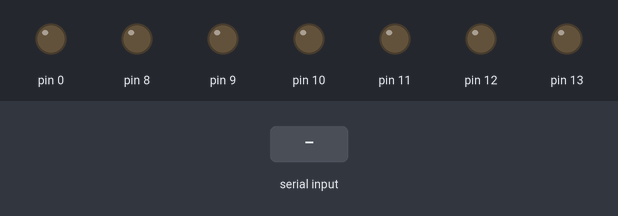
Bench run of a sketch on a simulated Arduino Uno, built for the host (arithmetic inside an expression is 32-bit, double 64-bit). Parts: output pins drawn as LEDs (lit = HIGH). The test bench sets the inputs (shaded band).

Above: at 1.2 s.
1.3 s: "6}" received over the second serial link
At 2.5 s:
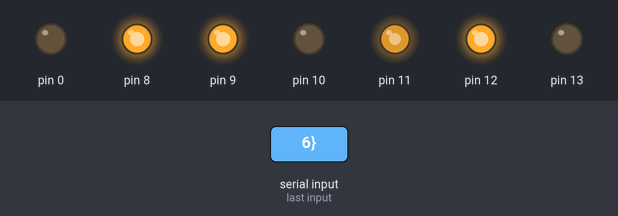
2.8 s: "s}" received over the second serial link
At 3.6 s:
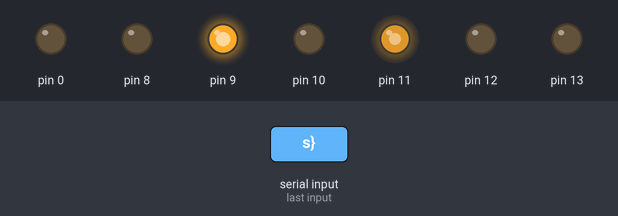
4.3 s: "3}" received over the second serial link
At 4.8 s:
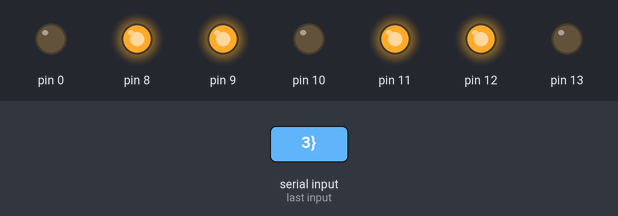
5.8 s: "8}" received over the second serial link
At 7.0 s:
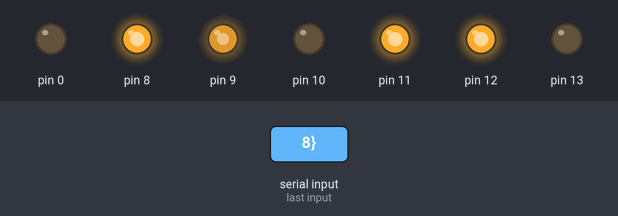
7.3 s: "7}" received over the second serial link
At 8.3 s:
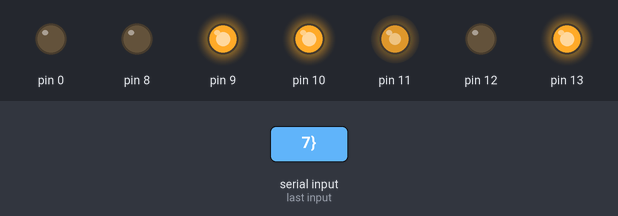
8.8 s: "4}" received over the second serial link
At 9.4 s:
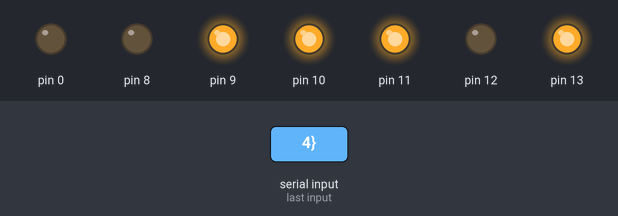
Timing chart, 0 to 11.3 s (numbered marks = the images above; inputs shaded):
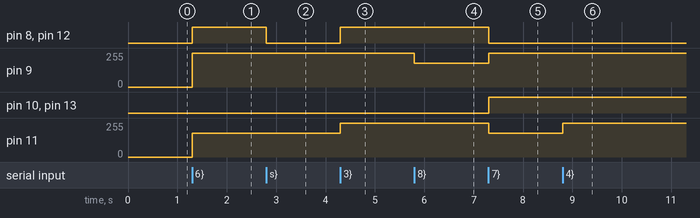

Measured:
- after the input at 1.3 s, pin 8, pin 12: LOW → HIGH at once; pin 9: 0/255 → 255/255 at once; pin 11: 0/255 → 180/255 at once
- after the input at 2.8 s, pin 8, pin 12: HIGH → LOW at once
- after the input at 4.3 s, pin 8, pin 12: LOW → HIGH at once; pin 11: 180/255 → 255/255 at once
- after the input at 5.8 s, pin 9: 255/255 → 180/255 at once
- after the input at 7.3 s, pin 8, pin 12: HIGH → LOW at once; pin 9: 180/255 → 255/255 at once; pin 10, pin 13: LOW → HIGH at once; pin 11: 255/255 → 180/255 at once
- after the input at 8.8 s, pin 11: 180/255 → 255/255 at once

The sketch:

Robot_BT.ino
```cpp
/*
 * Talos Electronics
 * Tgo. Rafael Lozano Rolon
 * Modificado por ultima vez 12 Diciembre 2016
 * Para inicializar el Robot BT se necesita definir los pines de la siguiente manera
 * Robot Nombre_Robot(In1,In2,Vss1-2,IN3,IN4,Vss3-4,TX_Bluetooth,RX_Bluettoth)
 *
 *     /////////////////Parametros///////////////
 *    /            Puente H                     /
 *    /    Parametro -> Numero de pin           /
 *    /    IN1       ->     2                   /
 *    /    In2       ->     7                   /
 *    /    Vss1-2    ->     1                   /
 *    /    In3       ->     10                  /
 *    /    In4       ->     15                  /
 *    /    Vss3-4    ->     9                   /
 *    / ----------------------------------------/
 *    /         Modulo Bluetooth                /
 *    /    Parametro -> Numero de pin           /
 *    /    TX        ->    TX(3)                /
 *    /    RX        ->    RX(2)                /
 *    //////////////////////////////////////////
 */
#include "Robot_BT.h"
Robot_BT Robot(13,12,11,10,8,9,2,3);
char Estado;
void setup()
{
  Robot.Inicializar();
}

void loop()
{
  Robot.Modo_Bluetooth();
}
```

Base_Robot.cpp
```cpp
#include <Arduino.h> //Permite utilizar los comandos de Arduino
#include "Base_Robot.h"

void Base_Robot::Inicializar_Robot()
{
  Motor_1.Inicializar_Motor();
  Motor_2.Inicializar_Motor();
}

void Base_Robot::Atras(int Velocidad_1,int Velocidad_2)
{
  Motor_1.Atras(Velocidad_1);
  Motor_2.Atras(Velocidad_2);
}
void Base_Robot::Adelante(int Velocidad_1,int Velocidad_2)
{
  Motor_1.Adelante(Velocidad_1);
  Motor_2.Adelante(Velocidad_2);
}
void Base_Robot::Stop()
{
  Motor_1.Stop();
  Motor_2.Stop();
}
```

Base_Robot.h
```cpp
#include "Motor_DC.h"
class Base_Robot
{
  private:
  public:
  Motor_DC Motor_1;
  Motor_DC Motor_2;
  Base_Robot(int Pin_Motor_1A,int Pin_Motor_1B,int PWM_1, int Pin_Motor_1C, int Pin_Motor_1D,int PWM_2): Motor_1(Pin_Motor_1A,Pin_Motor_1B,PWM_1), Motor_2(Pin_Motor_1C,Pin_Motor_1D,PWM_2){}
  void Inicializar_Robot();
  void Adelante(int Velocidad_1,int Velocidad_2);
  void Atras(int Velocidad_1,int Velocidad_2);
  void Stop();
};
```

Motor_DC.cpp
```cpp
#include <Arduino.h> //Permite utilizar los comandos de Arduino
#include "Motor_DC.h"

void Motor_DC::Inicializar_Motor()
{
  pinMode(A, OUTPUT);
  pinMode(B, OUTPUT);
  pinMode(Pwm, OUTPUT);
}
void Motor_DC::Atras(int Velocidad)
{
  analogWrite(Pwm,Velocidad );
  digitalWrite(A, HIGH);
  digitalWrite(B, LOW);
}
void Motor_DC::Adelante(int Velocidad)
{
  analogWrite(Pwm,Velocidad );
  digitalWrite(A, LOW);
  digitalWrite(B, HIGH);
}
void Motor_DC::Stop()
{
  analogWrite(0, Pwm);
  digitalWrite(A, LOW);
  digitalWrite(B, LOW);
}
```

Motor_DC.h
```cpp
class Motor_DC
{
  private:
  int A;
  int B;
  int Pwm;

  public:
  Motor_DC(int a,int b,int pwm): A(a), B(b),Pwm(pwm){}//Constructor
  void Inicializar_Motor();
  void Adelante(int Velocidad);
  void Atras(int Velocidad);
  void Stop();
};
```

Robot_BT.cpp
```cpp
#include <Arduino.h> //Permite utilizar los comandos de Arduino
#include "Robot_BT.h"
int parseD1Value(String json)
{
  if (json == 's')
  {
    return 'w';
  }
  int d1Value = 0;
  int pos = json.indexOf("\"D1\":"); // Encontrar la posición donde comienza la clave "D1"
  if (pos != -1)
  {                                     // Si se encuentra la clave "D1"
    pos += 6;                           // Avanzar 6 posiciones para omitir la clave "D1": "
    String d1Str = json.substring(pos); // Obtener la subcadena que contiene el valor de D1
    d1Value = d1Str.toInt();            // Convertir la subcadena a un entero
  }
  return d1Value;
}
char traslateD1(int d1Value)
{
  char Estado;
  if (d1Value == 1)
  {
    Estado = '1';
  }
  if (d1Value == 2)
  {
    Estado = '2';
  }
  if (d1Value == 3)
  {
    Estado = '3';
  }
  if (d1Value == 4)
  {
    Estado = '4';
  }
  if (d1Value == 5)
  {
    Estado = '5';
  }
  if (d1Value == 6)
  {
    Estado = '6';
  }
  if (d1Value == 7)
  {
    Estado = '7';
  }
  if (d1Value == 8)
  {
    Estado = '8';
  }
  if (d1Value == 9)
  {
    Estado = '9';
  }

  return Estado;
}

void Robot_BT::Inicializar()
{
  Robot.Inicializar_Robot();
  Bluetooth.begin(9600); // Iniciar la comunicacion a 9600
}
char Robot_BT::Leer_BT()
{
  if (Bluetooth.available())
  {
    char _command = Bluetooth.read();

    if (_command == '1')
    {
      return 'a';
    }
    if (_command == 's')
    {
      return 'w';
    }
    if (_command == '2')
    {
      return 'c';
    }
    if (_command == '{')
    {
      // Si hay datos disponibles para leer desde el módulo Bluetooth
      String data = Bluetooth.readStringUntil('}'); // Leer los datos hasta que se reciba un salto de línea (\n)
      int d1Value = parseD1Value(data);
      return traslateD1(d1Value);
    }
  }
}
void Robot_BT::Modo_Bluetooth()
{
  int Estado;
  int Velocidad_Max = 255;
  int Velocidad_Med = 180;
  Estado = Leer_BT();

  if (Estado == '6')
  {
    // Arriba_Izquierda
    Robot.Adelante(Velocidad_Med, Velocidad_Max);
  }
  else if (Estado == '3')
  {
    // Derecho
    Robot.Adelante(Velocidad_Max, Velocidad_Max);
  }
  else if (Estado == '8')
  {
    // Arriba_Derecha
    Robot.Adelante(Velocidad_Max, Velocidad_Med);
  }
  else if (Estado == '1')
  {
    // Girar a la izquierda
    Robot.Motor_2.Adelante(Velocidad_Max);
    Robot.Motor_1.Atras(Velocidad_Max);
  }
  else if (Estado == '2')
  {
    // Girar a la derecha
    Robot.Motor_2.Atras(Velocidad_Max);
    Robot.Motor_1.Adelante(Velocidad_Max);
  }
  else if (Estado == '7')
  {
    // Abajo Izquierda
    Robot.Atras(Velocidad_Med, Velocidad_Max);
  }
  else if (Estado == '4')
  {
    // Reversa
    Robot.Atras(Velocidad_Max, Velocidad_Max);
  }
  else if (Estado == '9')
  {
    // Abajo Derecha
    Robot.Atras(Velocidad_Max, Velocidad_Med);
  }
  else if (Estado == 'w')
  {
    Robot.Stop();
  }
  return Estado;
}
```

Robot_BT.h
```cpp
#include <SoftwareSerial.h>//Libreria para nuevo puerto serial para el bluetooth
#include "Base_Robot.h"
class Robot_BT
{
  private:
  Base_Robot Robot;
  SoftwareSerial Bluetooth; // RX, TX

  public:
  Robot_BT(int Pin_Motor_1A,int Pin_Motor_1B,int PWM_1, int Pin_Motor_1C, int Pin_Motor_1D,int PWM_2,int TX, int RX): Robot(Pin_Motor_1A, Pin_Motor_1B, PWM_1, Pin_Motor_1C, Pin_Motor_1D, PWM_2), Bluetooth(TX,RX){}
  void Inicializar();
  char Leer_BT();
  void Modo_Bluetooth();
};
```

Sensor_TCRT5000.cpp
```cpp
#include <Arduino.h> //Permite utilizar los comandos de Arduino
#include "Sensor_TCRT5000.h"

void Sensor::Inicializar()
{
  pinMode(Pin_sensor, OUTPUT);
}

int Sensor::Leer_sensor()
{
  int Estado;
  Estado=digitalRead(Pin_sensor);
  return Estado;
}
```

Sensor_TCRT5000.h
```cpp
class Sensor
{
  private:
  int Pin_sensor;

  public:
  Sensor(int pin): Pin_sensor(pin){}//Constructor
  void Inicializar();
  int Leer_sensor();
};
```
